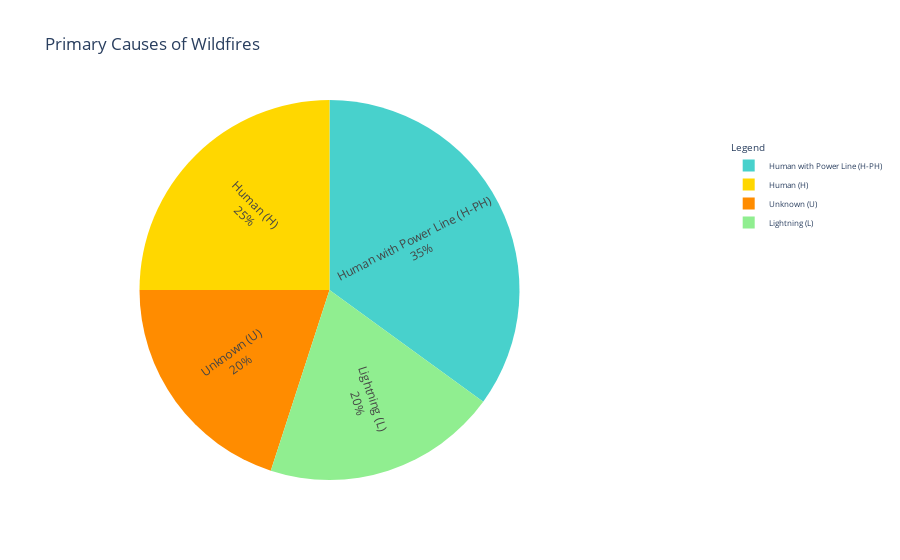

Notebook source saved alongside this figure:
### Markdown cell above
# What are the primary causes of wildfires?
Visualization: Pie chart showing the percentage distribution of wildfire causes.

### Code cell
# Define the data for the pie chart
causes = ['Human (H)', 'Human with Power Line (H-PH)', 'Unknown (U)', 'Lightning (L)']
counts = [25, 35, 20, 20]
colors = ['gold', 'mediumturquoise', 'darkorange', 'lightgreen']

# Create the Plotly pie chart
fig = go.Figure(data=[go.Pie(
    labels=causes,
    values=counts,
    textinfo='percent+label',
    insidetextorientation='radial',
    marker=dict(colors=colors)
)])

# Update layout
fig.update_layout(
    title='Primary Causes of Wildfires',
    legend_title='Legend',
    legend=dict(
        x=1.3,
        y=0.9,
        traceorder='normal',
        font=dict(size=8)
    )
)

# Show the plot
fig.show()

### Figure 1 — Plotly figure (JSON) as saved in the notebook; plotly's stock layout.template omitted (floating-point values rounded to 4 significant figures)
{"data": [{"insidetextorientation": "radial", "labels": ["Human (H)", "Human with Power Line (H-PH)", "Unknown (U)", "Lightning (L)"], "marker": {"colors": ["gold", "mediumturquoise", "darkorange", "lightgreen"]}, "textinfo": "percent+label", "type": "pie", "values": [25, 35, 20, 20]}], "layout": {"legend": {"font": {"size": 8}, "title": {"text": "Legend"}, "traceorder": "normal", "x": 1.3, "y": 0.9}, "title": {"text": "Primary Causes of Wildfires"}}}
